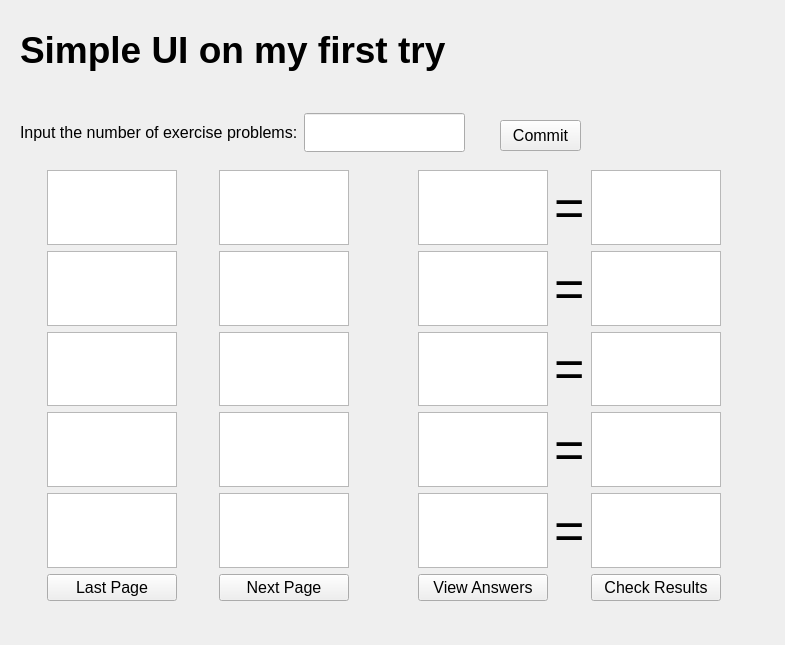
<?xml version="1.0" encoding="UTF-8"?>
<ui version="4.0">
 <class>MainWindow</class>
 <widget class="QMainWindow" name="MainWindow">
  <property name="enabled">
   <bool>true</bool>
  </property>
  <property name="geometry">
   <rect>
    <x>0</x>
    <y>0</y>
    <width>785</width>
    <height>645</height>
   </rect>
  </property>
  <property name="font">
   <font>
    <pointsize>12</pointsize>
    <underline>false</underline>
    <strikeout>false</strikeout>
    <kerning>true</kerning>
   </font>
  </property>
  <property name="windowTitle">
   <string>MainWindow</string>
  </property>
  <widget class="QWidget" name="centralwidget">
   <widget class="QWidget" name="gridWidget" native="true">
    <property name="enabled">
     <bool>true</bool>
    </property>
    <property name="geometry">
     <rect>
      <x>20</x>
      <y>170</y>
      <width>701</width>
      <height>431</height>
     </rect>
    </property>
    <layout class="QGridLayout" name="gridLayout">
     <item row="0" column="5">
      <widget class="QTextEdit" name="textEdit_3">
       <property name="font">
        <font>
         <pointsize>28</pointsize>
         <underline>false</underline>
         <strikeout>false</strikeout>
         <kerning>true</kerning>
        </font>
       </property>
       <property name="readOnly">
        <bool>true</bool>
       </property>
       <property name="html">
        <string>&lt;!DOCTYPE HTML PUBLIC &quot;-//W3C//DTD HTML 4.0//EN&quot; &quot;http://www.w3.org/TR/REC-html40/strict.dtd&quot;&gt;
&lt;html&gt;&lt;head&gt;&lt;meta name=&quot;qrichtext&quot; content=&quot;1&quot; /&gt;&lt;style type=&quot;text/css&quot;&gt;
p, li { white-space: pre-wrap; }
&lt;/style&gt;&lt;/head&gt;&lt;body style=&quot; font-family:'SimSun'; font-size:28pt; font-weight:400; font-style:normal;&quot;&gt;
&lt;p align=&quot;center&quot; style=&quot;-qt-paragraph-type:empty; margin-top:0px; margin-bottom:0px; margin-left:0px; margin-right:0px; -qt-block-indent:0; text-indent:0px;&quot;&gt;&lt;br /&gt;&lt;/p&gt;&lt;/body&gt;&lt;/html&gt;</string>
       </property>
      </widget>
     </item>
     <item row="7" column="7">
      <widget class="QLabel" name="la_18">
       <property name="font">
        <font>
         <pointsize>39</pointsize>
         <underline>false</underline>
         <strikeout>false</strikeout>
         <kerning>true</kerning>
        </font>
       </property>
       <property name="text">
        <string/>
       </property>
       <property name="alignment">
        <set>Qt::AlignCenter</set>
       </property>
      </widget>
     </item>
     <item row="8" column="7">
      <widget class="QLabel" name="la_19">
       <property name="font">
        <font>
         <pointsize>39</pointsize>
         <underline>false</underline>
         <strikeout>false</strikeout>
         <kerning>true</kerning>
        </font>
       </property>
       <property name="text">
        <string/>
       </property>
       <property name="alignment">
        <set>Qt::AlignCenter</set>
       </property>
      </widget>
     </item>
     <item row="8" column="0">
      <widget class="QLabel" name="la_4">
       <property name="enabled">
        <bool>true</bool>
       </property>
       <property name="font">
        <font>
         <pointsize>28</pointsize>
         <underline>false</underline>
         <strikeout>false</strikeout>
         <kerning>true</kerning>
        </font>
       </property>
       <property name="text">
        <string/>
       </property>
      </widget>
     </item>
     <item row="10" column="5">
      <widget class="QPushButton" name="pushButton_3">
       <property name="font">
        <font>
         <pointsize>12</pointsize>
         <underline>false</underline>
         <strikeout>false</strikeout>
         <kerning>true</kerning>
        </font>
       </property>
       <property name="text">
        <string>Next Page</string>
       </property>
      </widget>
     </item>
     <item row="0" column="8">
      <widget class="QTextEdit" name="textEdit_4">
       <property name="font">
        <font>
         <pointsize>28</pointsize>
         <underline>false</underline>
         <strikeout>false</strikeout>
         <kerning>true</kerning>
        </font>
       </property>
       <property name="sizeAdjustPolicy">
        <enum>QAbstractScrollArea::AdjustIgnored</enum>
       </property>
       <property name="readOnly">
        <bool>true</bool>
       </property>
       <property name="html">
        <string>&lt;!DOCTYPE HTML PUBLIC &quot;-//W3C//DTD HTML 4.0//EN&quot; &quot;http://www.w3.org/TR/REC-html40/strict.dtd&quot;&gt;
&lt;html&gt;&lt;head&gt;&lt;meta name=&quot;qrichtext&quot; content=&quot;1&quot; /&gt;&lt;style type=&quot;text/css&quot;&gt;
p, li { white-space: pre-wrap; }
&lt;/style&gt;&lt;/head&gt;&lt;body style=&quot; font-family:'SimSun'; font-size:28pt; font-weight:400; font-style:normal;&quot;&gt;
&lt;p align=&quot;center&quot; style=&quot;-qt-paragraph-type:empty; margin-top:0px; margin-bottom:0px; margin-left:0px; margin-right:0px; -qt-block-indent:0; text-indent:0px;&quot;&gt;&lt;br /&gt;&lt;/p&gt;&lt;/body&gt;&lt;/html&gt;</string>
       </property>
      </widget>
     </item>
     <item row="0" column="12">
      <widget class="QTextEdit" name="textEdit_5">
       <property name="font">
        <font>
         <pointsize>28</pointsize>
         <underline>false</underline>
         <strikeout>false</strikeout>
         <kerning>true</kerning>
        </font>
       </property>
       <property name="html">
        <string>&lt;!DOCTYPE HTML PUBLIC &quot;-//W3C//DTD HTML 4.0//EN&quot; &quot;http://www.w3.org/TR/REC-html40/strict.dtd&quot;&gt;
&lt;html&gt;&lt;head&gt;&lt;meta name=&quot;qrichtext&quot; content=&quot;1&quot; /&gt;&lt;style type=&quot;text/css&quot;&gt;
p, li { white-space: pre-wrap; }
&lt;/style&gt;&lt;/head&gt;&lt;body style=&quot; font-family:'SimSun'; font-size:28pt; font-weight:400; font-style:normal;&quot;&gt;
&lt;p align=&quot;center&quot; style=&quot;-qt-paragraph-type:empty; margin-top:0px; margin-bottom:0px; margin-left:0px; margin-right:0px; -qt-block-indent:0; text-indent:0px;&quot;&gt;&lt;br /&gt;&lt;/p&gt;&lt;/body&gt;&lt;/html&gt;</string>
       </property>
      </widget>
     </item>
     <item row="10" column="8">
      <widget class="QPushButton" name="pushButton">
       <property name="sizePolicy">
        <sizepolicy hsizetype="Expanding" vsizetype="Expanding">
         <horstretch>0</horstretch>
         <verstretch>0</verstretch>
        </sizepolicy>
       </property>
       <property name="font">
        <font>
         <pointsize>12</pointsize>
         <underline>false</underline>
         <strikeout>false</strikeout>
         <kerning>true</kerning>
        </font>
       </property>
       <property name="text">
        <string>View Answers</string>
       </property>
      </widget>
     </item>
     <item row="10" column="1">
      <widget class="QPushButton" name="pushButton_4">
       <property name="font">
        <font>
         <pointsize>12</pointsize>
         <underline>false</underline>
         <strikeout>false</strikeout>
         <kerning>true</kerning>
        </font>
       </property>
       <property name="text">
        <string>Last Page</string>
       </property>
      </widget>
     </item>
     <item row="10" column="12">
      <widget class="QPushButton" name="pushButton_2">
       <property name="sizePolicy">
        <sizepolicy hsizetype="Expanding" vsizetype="Expanding">
         <horstretch>0</horstretch>
         <verstretch>0</verstretch>
        </sizepolicy>
       </property>
       <property name="font">
        <font>
         <pointsize>12</pointsize>
         <underline>false</underline>
         <strikeout>false</strikeout>
         <kerning>true</kerning>
        </font>
       </property>
       <property name="text">
        <string>Check Results</string>
       </property>
      </widget>
     </item>
     <item row="8" column="10">
      <widget class="QLabel" name="label_18">
       <property name="enabled">
        <bool>true</bool>
       </property>
       <property name="font">
        <font>
         <pointsize>39</pointsize>
         <underline>false</underline>
         <strikeout>false</strikeout>
         <kerning>true</kerning>
        </font>
       </property>
       <property name="text">
        <string>=</string>
       </property>
      </widget>
     </item>
     <item row="0" column="10">
      <widget class="QLabel" name="label_5">
       <property name="enabled">
        <bool>true</bool>
       </property>
       <property name="font">
        <font>
         <pointsize>39</pointsize>
         <underline>false</underline>
         <strikeout>false</strikeout>
         <kerning>true</kerning>
        </font>
       </property>
       <property name="text">
        <string>=</string>
       </property>
      </widget>
     </item>
     <item row="9" column="10">
      <widget class="QLabel" name="label_25">
       <property name="enabled">
        <bool>true</bool>
       </property>
       <property name="font">
        <font>
         <pointsize>39</pointsize>
         <underline>false</underline>
         <strikeout>false</strikeout>
         <kerning>true</kerning>
        </font>
       </property>
       <property name="text">
        <string>=</string>
       </property>
      </widget>
     </item>
     <item row="5" column="10">
      <widget class="QLabel" name="label_10">
       <property name="enabled">
        <bool>true</bool>
       </property>
       <property name="font">
        <font>
         <pointsize>39</pointsize>
         <underline>false</underline>
         <strikeout>false</strikeout>
         <kerning>true</kerning>
        </font>
       </property>
       <property name="text">
        <string>=</string>
       </property>
      </widget>
     </item>
     <item row="0" column="2" colspan="2">
      <widget class="QLabel" name="la_11">
       <property name="font">
        <font>
         <pointsize>39</pointsize>
         <underline>false</underline>
         <strikeout>false</strikeout>
         <kerning>true</kerning>
        </font>
       </property>
       <property name="text">
        <string/>
       </property>
       <property name="alignment">
        <set>Qt::AlignCenter</set>
       </property>
      </widget>
     </item>
     <item row="7" column="2" colspan="2">
      <widget class="QLabel" name="la_13">
       <property name="font">
        <font>
         <pointsize>39</pointsize>
         <underline>false</underline>
         <strikeout>false</strikeout>
         <kerning>true</kerning>
        </font>
       </property>
       <property name="text">
        <string/>
       </property>
       <property name="alignment">
        <set>Qt::AlignCenter</set>
       </property>
      </widget>
     </item>
     <item row="8" column="2" colspan="2">
      <widget class="QLabel" name="la_14">
       <property name="font">
        <font>
         <pointsize>39</pointsize>
         <underline>false</underline>
         <strikeout>false</strikeout>
         <kerning>true</kerning>
        </font>
       </property>
       <property name="text">
        <string/>
       </property>
       <property name="alignment">
        <set>Qt::AlignCenter</set>
       </property>
      </widget>
     </item>
     <item row="9" column="5">
      <widget class="QTextEdit" name="textEdit_13">
       <property name="font">
        <font>
         <pointsize>28</pointsize>
         <underline>false</underline>
         <strikeout>false</strikeout>
         <kerning>true</kerning>
        </font>
       </property>
       <property name="readOnly">
        <bool>true</bool>
       </property>
       <property name="html">
        <string>&lt;!DOCTYPE HTML PUBLIC &quot;-//W3C//DTD HTML 4.0//EN&quot; &quot;http://www.w3.org/TR/REC-html40/strict.dtd&quot;&gt;
&lt;html&gt;&lt;head&gt;&lt;meta name=&quot;qrichtext&quot; content=&quot;1&quot; /&gt;&lt;style type=&quot;text/css&quot;&gt;
p, li { white-space: pre-wrap; }
&lt;/style&gt;&lt;/head&gt;&lt;body style=&quot; font-family:'SimSun'; font-size:28pt; font-weight:400; font-style:normal;&quot;&gt;
&lt;p align=&quot;center&quot; style=&quot;-qt-paragraph-type:empty; margin-top:0px; margin-bottom:0px; margin-left:0px; margin-right:0px; -qt-block-indent:0; text-indent:0px;&quot;&gt;&lt;br /&gt;&lt;/p&gt;&lt;/body&gt;&lt;/html&gt;</string>
       </property>
      </widget>
     </item>
     <item row="9" column="7">
      <widget class="QLabel" name="la_20">
       <property name="font">
        <font>
         <pointsize>39</pointsize>
         <underline>false</underline>
         <strikeout>false</strikeout>
         <kerning>true</kerning>
        </font>
       </property>
       <property name="text">
        <string/>
       </property>
       <property name="alignment">
        <set>Qt::AlignCenter</set>
       </property>
      </widget>
     </item>
     <item row="5" column="6">
      <widget class="QLabel" name="la_7">
       <property name="font">
        <font>
         <pointsize>28</pointsize>
         <underline>false</underline>
         <strikeout>false</strikeout>
         <kerning>true</kerning>
        </font>
       </property>
       <property name="text">
        <string/>
       </property>
      </widget>
     </item>
     <item row="9" column="6">
      <widget class="QLabel" name="la_10">
       <property name="font">
        <font>
         <pointsize>28</pointsize>
         <underline>false</underline>
         <strikeout>false</strikeout>
         <kerning>true</kerning>
        </font>
       </property>
       <property name="text">
        <string/>
       </property>
      </widget>
     </item>
     <item row="0" column="6">
      <widget class="QLabel" name="la_6">
       <property name="font">
        <font>
         <pointsize>28</pointsize>
         <underline>false</underline>
         <strikeout>false</strikeout>
         <kerning>true</kerning>
        </font>
       </property>
       <property name="text">
        <string/>
       </property>
      </widget>
     </item>
     <item row="5" column="5">
      <widget class="QTextEdit" name="textEdit_8">
       <property name="font">
        <font>
         <pointsize>28</pointsize>
         <underline>false</underline>
         <strikeout>false</strikeout>
         <kerning>true</kerning>
        </font>
       </property>
       <property name="readOnly">
        <bool>true</bool>
       </property>
       <property name="html">
        <string>&lt;!DOCTYPE HTML PUBLIC &quot;-//W3C//DTD HTML 4.0//EN&quot; &quot;http://www.w3.org/TR/REC-html40/strict.dtd&quot;&gt;
&lt;html&gt;&lt;head&gt;&lt;meta name=&quot;qrichtext&quot; content=&quot;1&quot; /&gt;&lt;style type=&quot;text/css&quot;&gt;
p, li { white-space: pre-wrap; }
&lt;/style&gt;&lt;/head&gt;&lt;body style=&quot; font-family:'SimSun'; font-size:28pt; font-weight:400; font-style:normal;&quot;&gt;
&lt;p align=&quot;center&quot; style=&quot;-qt-paragraph-type:empty; margin-top:0px; margin-bottom:0px; margin-left:0px; margin-right:0px; -qt-block-indent:0; text-indent:0px;&quot;&gt;&lt;br /&gt;&lt;/p&gt;&lt;/body&gt;&lt;/html&gt;</string>
       </property>
      </widget>
     </item>
     <item row="8" column="5">
      <widget class="QTextEdit" name="textEdit_14">
       <property name="font">
        <font>
         <pointsize>28</pointsize>
         <underline>false</underline>
         <strikeout>false</strikeout>
         <kerning>true</kerning>
        </font>
       </property>
       <property name="readOnly">
        <bool>true</bool>
       </property>
       <property name="html">
        <string>&lt;!DOCTYPE HTML PUBLIC &quot;-//W3C//DTD HTML 4.0//EN&quot; &quot;http://www.w3.org/TR/REC-html40/strict.dtd&quot;&gt;
&lt;html&gt;&lt;head&gt;&lt;meta name=&quot;qrichtext&quot; content=&quot;1&quot; /&gt;&lt;style type=&quot;text/css&quot;&gt;
p, li { white-space: pre-wrap; }
&lt;/style&gt;&lt;/head&gt;&lt;body style=&quot; font-family:'SimSun'; font-size:28pt; font-weight:400; font-style:normal;&quot;&gt;
&lt;p align=&quot;center&quot; style=&quot;-qt-paragraph-type:empty; margin-top:0px; margin-bottom:0px; margin-left:0px; margin-right:0px; -qt-block-indent:0; text-indent:0px;&quot;&gt;&lt;br /&gt;&lt;/p&gt;&lt;/body&gt;&lt;/html&gt;</string>
       </property>
      </widget>
     </item>
     <item row="8" column="6">
      <widget class="QLabel" name="la_9">
       <property name="font">
        <font>
         <pointsize>28</pointsize>
         <underline>false</underline>
         <strikeout>false</strikeout>
         <kerning>true</kerning>
        </font>
       </property>
       <property name="text">
        <string/>
       </property>
      </widget>
     </item>
     <item row="9" column="2" colspan="2">
      <widget class="QLabel" name="la_15">
       <property name="font">
        <font>
         <pointsize>39</pointsize>
         <underline>false</underline>
         <strikeout>false</strikeout>
         <kerning>true</kerning>
        </font>
       </property>
       <property name="text">
        <string/>
       </property>
       <property name="alignment">
        <set>Qt::AlignCenter</set>
       </property>
      </widget>
     </item>
     <item row="5" column="2" colspan="2">
      <widget class="QLabel" name="la_12">
       <property name="font">
        <font>
         <pointsize>39</pointsize>
         <underline>false</underline>
         <strikeout>false</strikeout>
         <kerning>true</kerning>
        </font>
       </property>
       <property name="text">
        <string/>
       </property>
       <property name="alignment">
        <set>Qt::AlignCenter</set>
       </property>
      </widget>
     </item>
     <item row="9" column="1">
      <widget class="QTextEdit" name="textEdit_12">
       <property name="font">
        <font>
         <pointsize>28</pointsize>
         <underline>false</underline>
         <strikeout>false</strikeout>
         <kerning>true</kerning>
        </font>
       </property>
       <property name="readOnly">
        <bool>true</bool>
       </property>
       <property name="html">
        <string>&lt;!DOCTYPE HTML PUBLIC &quot;-//W3C//DTD HTML 4.0//EN&quot; &quot;http://www.w3.org/TR/REC-html40/strict.dtd&quot;&gt;
&lt;html&gt;&lt;head&gt;&lt;meta name=&quot;qrichtext&quot; content=&quot;1&quot; /&gt;&lt;style type=&quot;text/css&quot;&gt;
p, li { white-space: pre-wrap; }
&lt;/style&gt;&lt;/head&gt;&lt;body style=&quot; font-family:'SimSun'; font-size:28pt; font-weight:400; font-style:normal;&quot;&gt;
&lt;p align=&quot;center&quot; style=&quot;-qt-paragraph-type:empty; margin-top:0px; margin-bottom:0px; margin-left:0px; margin-right:0px; -qt-block-indent:0; text-indent:0px;&quot;&gt;&lt;br /&gt;&lt;/p&gt;&lt;/body&gt;&lt;/html&gt;</string>
       </property>
      </widget>
     </item>
     <item row="7" column="6">
      <widget class="QLabel" name="la_8">
       <property name="font">
        <font>
         <pointsize>28</pointsize>
         <underline>false</underline>
         <strikeout>false</strikeout>
         <kerning>true</kerning>
        </font>
       </property>
       <property name="text">
        <string/>
       </property>
      </widget>
     </item>
     <item row="8" column="8">
      <widget class="QTextEdit" name="textEdit_17">
       <property name="font">
        <font>
         <pointsize>28</pointsize>
         <underline>false</underline>
         <strikeout>false</strikeout>
         <kerning>true</kerning>
        </font>
       </property>
       <property name="readOnly">
        <bool>true</bool>
       </property>
       <property name="html">
        <string>&lt;!DOCTYPE HTML PUBLIC &quot;-//W3C//DTD HTML 4.0//EN&quot; &quot;http://www.w3.org/TR/REC-html40/strict.dtd&quot;&gt;
&lt;html&gt;&lt;head&gt;&lt;meta name=&quot;qrichtext&quot; content=&quot;1&quot; /&gt;&lt;style type=&quot;text/css&quot;&gt;
p, li { white-space: pre-wrap; }
&lt;/style&gt;&lt;/head&gt;&lt;body style=&quot; font-family:'SimSun'; font-size:28pt; font-weight:400; font-style:normal;&quot;&gt;
&lt;p align=&quot;center&quot; style=&quot;-qt-paragraph-type:empty; margin-top:0px; margin-bottom:0px; margin-left:0px; margin-right:0px; -qt-block-indent:0; text-indent:0px;&quot;&gt;&lt;br /&gt;&lt;/p&gt;&lt;/body&gt;&lt;/html&gt;</string>
       </property>
      </widget>
     </item>
     <item row="9" column="8">
      <widget class="QTextEdit" name="textEdit_18">
       <property name="font">
        <font>
         <pointsize>28</pointsize>
         <underline>false</underline>
         <strikeout>false</strikeout>
         <kerning>true</kerning>
        </font>
       </property>
       <property name="readOnly">
        <bool>true</bool>
       </property>
       <property name="html">
        <string>&lt;!DOCTYPE HTML PUBLIC &quot;-//W3C//DTD HTML 4.0//EN&quot; &quot;http://www.w3.org/TR/REC-html40/strict.dtd&quot;&gt;
&lt;html&gt;&lt;head&gt;&lt;meta name=&quot;qrichtext&quot; content=&quot;1&quot; /&gt;&lt;style type=&quot;text/css&quot;&gt;
p, li { white-space: pre-wrap; }
&lt;/style&gt;&lt;/head&gt;&lt;body style=&quot; font-family:'SimSun'; font-size:28pt; font-weight:400; font-style:normal;&quot;&gt;
&lt;p align=&quot;center&quot; style=&quot;-qt-paragraph-type:empty; margin-top:0px; margin-bottom:0px; margin-left:0px; margin-right:0px; -qt-block-indent:0; text-indent:0px;&quot;&gt;&lt;br /&gt;&lt;/p&gt;&lt;/body&gt;&lt;/html&gt;</string>
       </property>
      </widget>
     </item>
     <item row="7" column="5">
      <widget class="QTextEdit" name="textEdit_15">
       <property name="font">
        <font>
         <pointsize>28</pointsize>
         <underline>false</underline>
         <strikeout>false</strikeout>
         <kerning>true</kerning>
        </font>
       </property>
       <property name="readOnly">
        <bool>true</bool>
       </property>
       <property name="html">
        <string>&lt;!DOCTYPE HTML PUBLIC &quot;-//W3C//DTD HTML 4.0//EN&quot; &quot;http://www.w3.org/TR/REC-html40/strict.dtd&quot;&gt;
&lt;html&gt;&lt;head&gt;&lt;meta name=&quot;qrichtext&quot; content=&quot;1&quot; /&gt;&lt;style type=&quot;text/css&quot;&gt;
p, li { white-space: pre-wrap; }
&lt;/style&gt;&lt;/head&gt;&lt;body style=&quot; font-family:'SimSun'; font-size:28pt; font-weight:400; font-style:normal;&quot;&gt;
&lt;p align=&quot;center&quot; style=&quot;-qt-paragraph-type:empty; margin-top:0px; margin-bottom:0px; margin-left:0px; margin-right:0px; -qt-block-indent:0; text-indent:0px;&quot;&gt;&lt;br /&gt;&lt;/p&gt;&lt;/body&gt;&lt;/html&gt;</string>
       </property>
      </widget>
     </item>
     <item row="9" column="12">
      <widget class="QTextEdit" name="textEdit_19">
       <property name="font">
        <font>
         <pointsize>28</pointsize>
         <underline>false</underline>
         <strikeout>false</strikeout>
         <kerning>true</kerning>
        </font>
       </property>
       <property name="html">
        <string>&lt;!DOCTYPE HTML PUBLIC &quot;-//W3C//DTD HTML 4.0//EN&quot; &quot;http://www.w3.org/TR/REC-html40/strict.dtd&quot;&gt;
&lt;html&gt;&lt;head&gt;&lt;meta name=&quot;qrichtext&quot; content=&quot;1&quot; /&gt;&lt;style type=&quot;text/css&quot;&gt;
p, li { white-space: pre-wrap; }
&lt;/style&gt;&lt;/head&gt;&lt;body style=&quot; font-family:'SimSun'; font-size:28pt; font-weight:400; font-style:normal;&quot;&gt;
&lt;p align=&quot;center&quot; style=&quot;-qt-paragraph-type:empty; margin-top:0px; margin-bottom:0px; margin-left:0px; margin-right:0px; -qt-block-indent:0; text-indent:0px;&quot;&gt;&lt;br /&gt;&lt;/p&gt;&lt;/body&gt;&lt;/html&gt;</string>
       </property>
      </widget>
     </item>
     <item row="5" column="12">
      <widget class="QTextEdit" name="textEdit_6">
       <property name="font">
        <font>
         <pointsize>28</pointsize>
         <underline>false</underline>
         <strikeout>false</strikeout>
         <kerning>true</kerning>
        </font>
       </property>
       <property name="html">
        <string>&lt;!DOCTYPE HTML PUBLIC &quot;-//W3C//DTD HTML 4.0//EN&quot; &quot;http://www.w3.org/TR/REC-html40/strict.dtd&quot;&gt;
&lt;html&gt;&lt;head&gt;&lt;meta name=&quot;qrichtext&quot; content=&quot;1&quot; /&gt;&lt;style type=&quot;text/css&quot;&gt;
p, li { white-space: pre-wrap; }
&lt;/style&gt;&lt;/head&gt;&lt;body style=&quot; font-family:'SimSun'; font-size:28pt; font-weight:400; font-style:normal;&quot;&gt;
&lt;p align=&quot;center&quot; style=&quot;-qt-paragraph-type:empty; margin-top:0px; margin-bottom:0px; margin-left:0px; margin-right:0px; -qt-block-indent:0; text-indent:0px;&quot;&gt;&lt;br /&gt;&lt;/p&gt;&lt;/body&gt;&lt;/html&gt;</string>
       </property>
      </widget>
     </item>
     <item row="7" column="12">
      <widget class="QTextEdit" name="textEdit_21">
       <property name="font">
        <font>
         <pointsize>28</pointsize>
         <underline>false</underline>
         <strikeout>false</strikeout>
         <kerning>true</kerning>
        </font>
       </property>
       <property name="html">
        <string>&lt;!DOCTYPE HTML PUBLIC &quot;-//W3C//DTD HTML 4.0//EN&quot; &quot;http://www.w3.org/TR/REC-html40/strict.dtd&quot;&gt;
&lt;html&gt;&lt;head&gt;&lt;meta name=&quot;qrichtext&quot; content=&quot;1&quot; /&gt;&lt;style type=&quot;text/css&quot;&gt;
p, li { white-space: pre-wrap; }
&lt;/style&gt;&lt;/head&gt;&lt;body style=&quot; font-family:'SimSun'; font-size:28pt; font-weight:400; font-style:normal;&quot;&gt;
&lt;p align=&quot;center&quot; style=&quot;-qt-paragraph-type:empty; margin-top:0px; margin-bottom:0px; margin-left:0px; margin-right:0px; -qt-block-indent:0; text-indent:0px;&quot;&gt;&lt;br /&gt;&lt;/p&gt;&lt;/body&gt;&lt;/html&gt;</string>
       </property>
      </widget>
     </item>
     <item row="8" column="12">
      <widget class="QTextEdit" name="textEdit_20">
       <property name="font">
        <font>
         <pointsize>28</pointsize>
         <underline>false</underline>
         <strikeout>false</strikeout>
         <kerning>true</kerning>
        </font>
       </property>
       <property name="html">
        <string>&lt;!DOCTYPE HTML PUBLIC &quot;-//W3C//DTD HTML 4.0//EN&quot; &quot;http://www.w3.org/TR/REC-html40/strict.dtd&quot;&gt;
&lt;html&gt;&lt;head&gt;&lt;meta name=&quot;qrichtext&quot; content=&quot;1&quot; /&gt;&lt;style type=&quot;text/css&quot;&gt;
p, li { white-space: pre-wrap; }
&lt;/style&gt;&lt;/head&gt;&lt;body style=&quot; font-family:'SimSun'; font-size:28pt; font-weight:400; font-style:normal;&quot;&gt;
&lt;p align=&quot;center&quot; style=&quot;-qt-paragraph-type:empty; margin-top:0px; margin-bottom:0px; margin-left:0px; margin-right:0px; -qt-block-indent:0; text-indent:0px;&quot;&gt;&lt;br /&gt;&lt;/p&gt;&lt;/body&gt;&lt;/html&gt;</string>
       </property>
      </widget>
     </item>
     <item row="7" column="8">
      <widget class="QTextEdit" name="textEdit_16">
       <property name="font">
        <font>
         <pointsize>28</pointsize>
         <underline>false</underline>
         <strikeout>false</strikeout>
         <kerning>true</kerning>
        </font>
       </property>
       <property name="readOnly">
        <bool>true</bool>
       </property>
       <property name="html">
        <string>&lt;!DOCTYPE HTML PUBLIC &quot;-//W3C//DTD HTML 4.0//EN&quot; &quot;http://www.w3.org/TR/REC-html40/strict.dtd&quot;&gt;
&lt;html&gt;&lt;head&gt;&lt;meta name=&quot;qrichtext&quot; content=&quot;1&quot; /&gt;&lt;style type=&quot;text/css&quot;&gt;
p, li { white-space: pre-wrap; }
&lt;/style&gt;&lt;/head&gt;&lt;body style=&quot; font-family:'SimSun'; font-size:28pt; font-weight:400; font-style:normal;&quot;&gt;
&lt;p align=&quot;center&quot; style=&quot;-qt-paragraph-type:empty; margin-top:0px; margin-bottom:0px; margin-left:0px; margin-right:0px; -qt-block-indent:0; text-indent:0px;&quot;&gt;&lt;br /&gt;&lt;/p&gt;&lt;/body&gt;&lt;/html&gt;</string>
       </property>
      </widget>
     </item>
     <item row="0" column="0">
      <widget class="QLabel" name="la_1">
       <property name="enabled">
        <bool>true</bool>
       </property>
       <property name="font">
        <font>
         <pointsize>28</pointsize>
         <underline>false</underline>
         <strikeout>false</strikeout>
         <kerning>true</kerning>
        </font>
       </property>
       <property name="text">
        <string/>
       </property>
      </widget>
     </item>
     <item row="5" column="0">
      <widget class="QLabel" name="la_2">
       <property name="enabled">
        <bool>true</bool>
       </property>
       <property name="font">
        <font>
         <pointsize>28</pointsize>
         <underline>false</underline>
         <strikeout>false</strikeout>
         <kerning>true</kerning>
        </font>
       </property>
       <property name="text">
        <string/>
       </property>
      </widget>
     </item>
     <item row="5" column="8">
      <widget class="QTextEdit" name="textEdit_7">
       <property name="font">
        <font>
         <pointsize>28</pointsize>
         <underline>false</underline>
         <strikeout>false</strikeout>
         <kerning>true</kerning>
        </font>
       </property>
       <property name="readOnly">
        <bool>true</bool>
       </property>
       <property name="html">
        <string>&lt;!DOCTYPE HTML PUBLIC &quot;-//W3C//DTD HTML 4.0//EN&quot; &quot;http://www.w3.org/TR/REC-html40/strict.dtd&quot;&gt;
&lt;html&gt;&lt;head&gt;&lt;meta name=&quot;qrichtext&quot; content=&quot;1&quot; /&gt;&lt;style type=&quot;text/css&quot;&gt;
p, li { white-space: pre-wrap; }
&lt;/style&gt;&lt;/head&gt;&lt;body style=&quot; font-family:'SimSun'; font-size:28pt; font-weight:400; font-style:normal;&quot;&gt;
&lt;p align=&quot;center&quot; style=&quot;-qt-paragraph-type:empty; margin-top:0px; margin-bottom:0px; margin-left:0px; margin-right:0px; -qt-block-indent:0; text-indent:0px;&quot;&gt;&lt;br /&gt;&lt;/p&gt;&lt;/body&gt;&lt;/html&gt;</string>
       </property>
      </widget>
     </item>
     <item row="0" column="7">
      <widget class="QLabel" name="la_16">
       <property name="font">
        <font>
         <pointsize>39</pointsize>
         <underline>false</underline>
         <strikeout>false</strikeout>
         <kerning>true</kerning>
        </font>
       </property>
       <property name="text">
        <string/>
       </property>
       <property name="alignment">
        <set>Qt::AlignCenter</set>
       </property>
      </widget>
     </item>
     <item row="5" column="1">
      <widget class="QTextEdit" name="textEdit_9">
       <property name="font">
        <font>
         <pointsize>28</pointsize>
         <underline>false</underline>
         <strikeout>false</strikeout>
         <kerning>true</kerning>
        </font>
       </property>
       <property name="readOnly">
        <bool>true</bool>
       </property>
       <property name="html">
        <string>&lt;!DOCTYPE HTML PUBLIC &quot;-//W3C//DTD HTML 4.0//EN&quot; &quot;http://www.w3.org/TR/REC-html40/strict.dtd&quot;&gt;
&lt;html&gt;&lt;head&gt;&lt;meta name=&quot;qrichtext&quot; content=&quot;1&quot; /&gt;&lt;style type=&quot;text/css&quot;&gt;
p, li { white-space: pre-wrap; }
&lt;/style&gt;&lt;/head&gt;&lt;body style=&quot; font-family:'SimSun'; font-size:28pt; font-weight:400; font-style:normal;&quot;&gt;
&lt;p align=&quot;center&quot; style=&quot;-qt-paragraph-type:empty; margin-top:0px; margin-bottom:0px; margin-left:0px; margin-right:0px; -qt-block-indent:0; text-indent:0px;&quot;&gt;&lt;br /&gt;&lt;/p&gt;&lt;/body&gt;&lt;/html&gt;</string>
       </property>
      </widget>
     </item>
     <item row="5" column="7">
      <widget class="QLabel" name="la_17">
       <property name="font">
        <font>
         <pointsize>39</pointsize>
         <underline>false</underline>
         <strikeout>false</strikeout>
         <kerning>true</kerning>
        </font>
       </property>
       <property name="text">
        <string/>
       </property>
       <property name="alignment">
        <set>Qt::AlignCenter</set>
       </property>
      </widget>
     </item>
     <item row="7" column="10">
      <widget class="QLabel" name="label_15">
       <property name="enabled">
        <bool>true</bool>
       </property>
       <property name="font">
        <font>
         <pointsize>39</pointsize>
         <underline>false</underline>
         <strikeout>false</strikeout>
         <kerning>true</kerning>
        </font>
       </property>
       <property name="text">
        <string>=</string>
       </property>
      </widget>
     </item>
     <item row="8" column="1">
      <widget class="QTextEdit" name="textEdit_11">
       <property name="font">
        <font>
         <pointsize>28</pointsize>
         <underline>false</underline>
         <strikeout>false</strikeout>
         <kerning>true</kerning>
        </font>
       </property>
       <property name="readOnly">
        <bool>true</bool>
       </property>
       <property name="html">
        <string>&lt;!DOCTYPE HTML PUBLIC &quot;-//W3C//DTD HTML 4.0//EN&quot; &quot;http://www.w3.org/TR/REC-html40/strict.dtd&quot;&gt;
&lt;html&gt;&lt;head&gt;&lt;meta name=&quot;qrichtext&quot; content=&quot;1&quot; /&gt;&lt;style type=&quot;text/css&quot;&gt;
p, li { white-space: pre-wrap; }
&lt;/style&gt;&lt;/head&gt;&lt;body style=&quot; font-family:'SimSun'; font-size:28pt; font-weight:400; font-style:normal;&quot;&gt;
&lt;p align=&quot;center&quot; style=&quot;-qt-paragraph-type:empty; margin-top:0px; margin-bottom:0px; margin-left:0px; margin-right:0px; -qt-block-indent:0; text-indent:0px;&quot;&gt;&lt;br /&gt;&lt;/p&gt;&lt;/body&gt;&lt;/html&gt;</string>
       </property>
      </widget>
     </item>
     <item row="7" column="0">
      <widget class="QLabel" name="la_3">
       <property name="enabled">
        <bool>true</bool>
       </property>
       <property name="font">
        <font>
         <pointsize>28</pointsize>
         <underline>false</underline>
         <strikeout>false</strikeout>
         <kerning>true</kerning>
        </font>
       </property>
       <property name="text">
        <string/>
       </property>
      </widget>
     </item>
     <item row="9" column="0">
      <widget class="QLabel" name="la_5">
       <property name="enabled">
        <bool>true</bool>
       </property>
       <property name="font">
        <font>
         <pointsize>28</pointsize>
         <underline>false</underline>
         <strikeout>false</strikeout>
         <kerning>true</kerning>
        </font>
       </property>
       <property name="text">
        <string/>
       </property>
      </widget>
     </item>
     <item row="7" column="1">
      <widget class="QTextEdit" name="textEdit_10">
       <property name="font">
        <font>
         <pointsize>28</pointsize>
         <underline>false</underline>
         <strikeout>false</strikeout>
         <kerning>true</kerning>
        </font>
       </property>
       <property name="readOnly">
        <bool>true</bool>
       </property>
       <property name="html">
        <string>&lt;!DOCTYPE HTML PUBLIC &quot;-//W3C//DTD HTML 4.0//EN&quot; &quot;http://www.w3.org/TR/REC-html40/strict.dtd&quot;&gt;
&lt;html&gt;&lt;head&gt;&lt;meta name=&quot;qrichtext&quot; content=&quot;1&quot; /&gt;&lt;style type=&quot;text/css&quot;&gt;
p, li { white-space: pre-wrap; }
&lt;/style&gt;&lt;/head&gt;&lt;body style=&quot; font-family:'SimSun'; font-size:28pt; font-weight:400; font-style:normal;&quot;&gt;
&lt;p align=&quot;center&quot; style=&quot;-qt-paragraph-type:empty; margin-top:0px; margin-bottom:0px; margin-left:0px; margin-right:0px; -qt-block-indent:0; text-indent:0px;&quot;&gt;&lt;br /&gt;&lt;/p&gt;&lt;/body&gt;&lt;/html&gt;</string>
       </property>
      </widget>
     </item>
     <item row="0" column="1">
      <widget class="QTextEdit" name="textEdit_2">
       <property name="font">
        <font>
         <pointsize>28</pointsize>
         <underline>false</underline>
         <strikeout>false</strikeout>
         <kerning>true</kerning>
        </font>
       </property>
       <property name="readOnly">
        <bool>true</bool>
       </property>
       <property name="html">
        <string>&lt;!DOCTYPE HTML PUBLIC &quot;-//W3C//DTD HTML 4.0//EN&quot; &quot;http://www.w3.org/TR/REC-html40/strict.dtd&quot;&gt;
&lt;html&gt;&lt;head&gt;&lt;meta name=&quot;qrichtext&quot; content=&quot;1&quot; /&gt;&lt;style type=&quot;text/css&quot;&gt;
p, li { white-space: pre-wrap; }
&lt;/style&gt;&lt;/head&gt;&lt;body style=&quot; font-family:'SimSun'; font-size:28pt; font-weight:400; font-style:normal;&quot;&gt;
&lt;p align=&quot;center&quot; style=&quot;-qt-paragraph-type:empty; margin-top:0px; margin-bottom:0px; margin-left:0px; margin-right:0px; -qt-block-indent:0; text-indent:0px;&quot;&gt;&lt;br /&gt;&lt;/p&gt;&lt;/body&gt;&lt;/html&gt;</string>
       </property>
      </widget>
     </item>
    </layout>
   </widget>
   <widget class="QWidget" name="horizontalLayoutWidget">
    <property name="geometry">
     <rect>
      <x>20</x>
      <y>10</y>
      <width>884</width>
      <height>80</height>
     </rect>
    </property>
    <layout class="QHBoxLayout" name="horizontalLayout_2">
     <item>
      <widget class="QLabel" name="label">
       <property name="font">
        <font>
         <pointsize>28</pointsize>
         <weight>75</weight>
         <bold>true</bold>
         <underline>false</underline>
         <strikeout>false</strikeout>
         <kerning>true</kerning>
        </font>
       </property>
       <property name="text">
        <string>Simple UI on my first try</string>
       </property>
      </widget>
     </item>
    </layout>
   </widget>
   <widget class="QWidget" name="horizontalLayoutWidget_2">
    <property name="geometry">
     <rect>
      <x>20</x>
      <y>100</y>
      <width>445</width>
      <height>70</height>
     </rect>
    </property>
    <layout class="QHBoxLayout" name="horizontalLayout">
     <property name="bottomMargin">
      <number>5</number>
     </property>
     <item>
      <widget class="QLabel" name="label_2">
       <property name="font">
        <font>
         <pointsize>12</pointsize>
         <underline>false</underline>
         <strikeout>false</strikeout>
         <kerning>true</kerning>
        </font>
       </property>
       <property name="text">
        <string>Input the number of exercise problems:</string>
       </property>
      </widget>
     </item>
     <item>
      <widget class="QLineEdit" name="lineEdit">
       <property name="font">
        <font>
         <pointsize>20</pointsize>
        </font>
       </property>
       <property name="text">
        <string/>
       </property>
       <property name="alignment">
        <set>Qt::AlignCenter</set>
       </property>
      </widget>
     </item>
     <item>
      <spacer name="horizontalSpacer">
       <property name="orientation">
        <enum>Qt::Horizontal</enum>
       </property>
       <property name="sizeHint" stdset="0">
        <size>
         <width>80</width>
         <height>20</height>
        </size>
       </property>
      </spacer>
     </item>
    </layout>
   </widget>
   <widget class="QPushButton" name="pushButton_5">
    <property name="geometry">
     <rect>
      <x>500</x>
      <y>120</y>
      <width>81</width>
      <height>31</height>
     </rect>
    </property>
    <property name="text">
     <string>Commit</string>
    </property>
   </widget>
  </widget>
  <widget class="QMenuBar" name="menubar">
   <property name="geometry">
    <rect>
     <x>0</x>
     <y>0</y>
     <width>785</width>
     <height>20</height>
    </rect>
   </property>
  </widget>
 </widget>
 <resources/>
 <connections/>
</ui>
